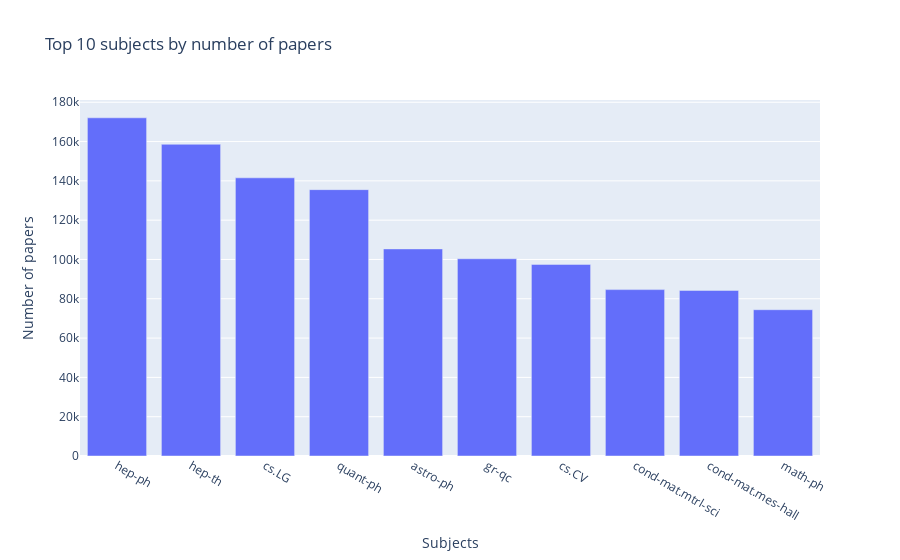

Here is the notebook cell this chart was saved with:
### Code cell
import plotly.graph_objects as go

# Get the 10 most common subjects
top_subjects = subject_counts.most_common(10)

# Unzip the subjects and counts into two lists
subjects, counts = zip(*top_subjects)

# Create a bar chart
fig = go.Figure(data=go.Bar(
    x=subjects,
    y=counts,
    hovertext=[f'Subject: {s}<br>Count: {c}' for s, c in top_subjects],
))

fig.update_layout(
    title_text='Top 10 subjects by number of papers',
    xaxis_title='Subjects',
    yaxis_title='Number of papers',
)

fig.show()

### Figure 1 — Plotly figure (JSON) as saved in the notebook; plotly's stock layout.template omitted (floating-point values rounded to 4 significant figures)
{"data": [{"hovertext": ["Subject: hep-ph<br>Count: 172090", "Subject: hep-th<br>Count: 158619", "Subject: cs.LG<br>Count: 141548", "Subject: quant-ph<br>Count: 135542", "Subject: astro-ph<br>Count: 105380", "Subject: gr-qc<br>Count: 100354", "Subject: cs.CV<br>Count: 97495", "Subject: cond-mat.mtrl-sci<br>Count: 84659", "Subject: cond-mat.mes-hall<br>Count: 84259", "Subject: math-ph<br>Count: 74440"], "type": "bar", "x": ["hep-ph", "hep-th", "cs.LG", "quant-ph", "astro-ph", "gr-qc", "cs.CV", "cond-mat.mtrl-sci", "cond-mat.mes-hall", "math-ph"], "y": [172090, 158619, 141548, 135542, 105380, 100354, 97495, 84659, 84259, 74440]}], "layout": {"title": {"text": "Top 10 subjects by number of papers"}, "xaxis": {"title": {"text": "Subjects"}}, "yaxis": {"title": {"text": "Number of papers"}}}}
